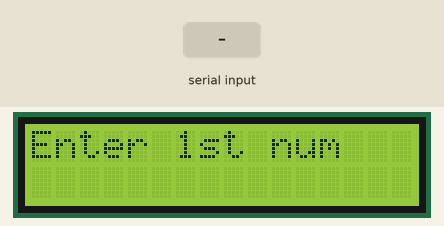
This sketch was run on a simulated Arduino Uno, built with avr-gcc and run on an emulated ATmega328P. Parts: 16×2 character LCD. Inputs (shaded band) come from the test bench.

Above: at 1.2 s.
1.3 s: "90/45\n" received over Serial
At 1.7 s:
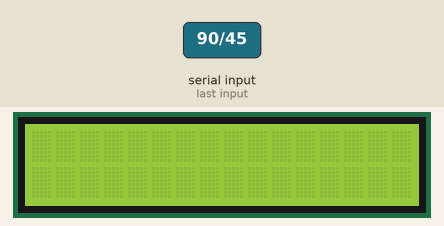
At 2.8 s:
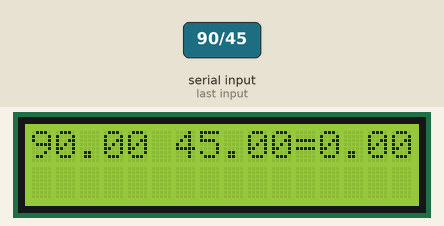
Timing chart, 0 to 4.3 s (numbered marks = the images above; inputs shaded):
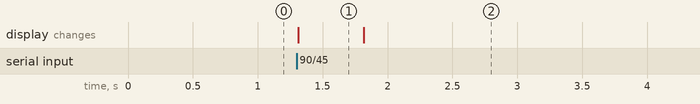

The sketch:

basicCalculator.ino
```cpp
#include <LiquidCrystal.h>
int rs = 7;
int en = 8;
int d4 = 9;
int d5 = 10;
int d6 = 11;
int d7 = 12;
float num1, num2, ans;

char op;

LiquidCrystal lcd(rs, en, d4, d5, d6, d7);

void setup() {
  // put your setup code here, to run once:
  lcd.begin(16, 2);
  Serial.begin(9600);
}

void loop() {
  // put your main code here, to run repeatedly:

  lcd.clear();
  lcd.setCursor(0,0);
  lcd.print("Enter 1st num");

  while(Serial.available()==0){

  }
  num1 = Serial.parseFloat();

  lcd.clear();
  lcd.setCursor(0,0);
  lcd.print("Enter 2nd num");

  while(Serial.available()==0){

  }
  num2 = Serial.parseFloat();

  lcd.clear();
  lcd.setCursor(0,0);
  lcd.print("Enter operator");

  while(Serial.available()==0){

  }
  op = Serial.read();

  if(op == '+'){
    ans = num1+num2;
  }
  if(op == '-'){
    ans = num1-num2;
  }
  if(op == '*'){
    ans = num1*num2;
  }
  if(op == '/'){
    ans = num1/num2;
  }

  lcd.clear();
  delay(500);
  lcd.setCursor(0,0);
  lcd.print(num1);
  lcd.print(op);
  lcd.print(num2);
  lcd.print("=");
  lcd.print(ans);
  delay(5000);
}
```

Measured:
- after the input at 1.3 s, the display: changes at once (image 1)
- what the display in image 1 shows lasts 0.5 s, from 1.3 s to 1.8 s
